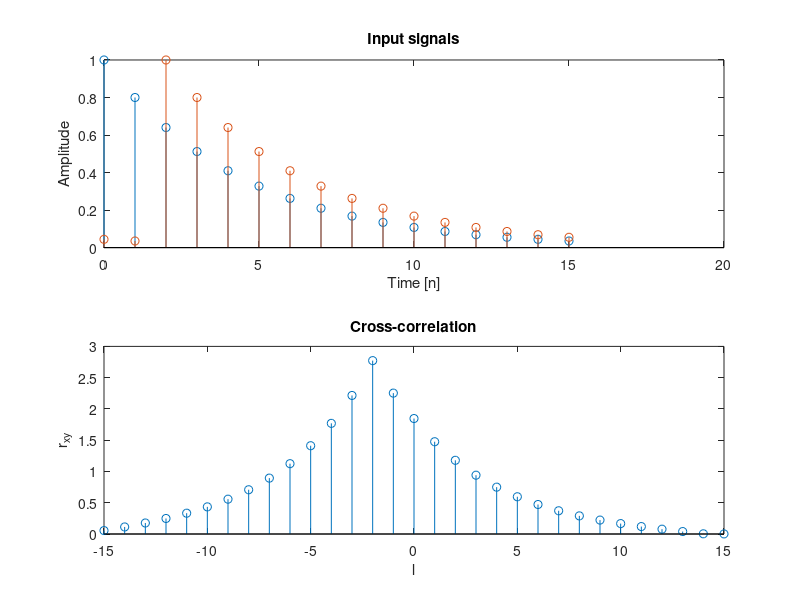

The MATLAB script that drew this image:
% Demonstrating how cross-correlation can be used to find lag:
% % f_s (sampling freq.) = 4kHz
fs = 4000;

% Generating two input signals, y is delayed (shifted by 2)
n = 0:15;
x = 0.8.^n;
y = circshift(x,2);

% Plotting input signals
subplot(2,1,1);
stem(n,x);
hold on;
stem(n,y);
hold off;
title("Input signals")
xlabel("Time [n]")
ylabel("Amplitude")

% Plotting cross-correlation
subplot(2,1,2);
[r_xy, l] = xcorr(x,y);
stem(l, r_xy);
title("Cross-correlation")
xlabel("l")
ylabel("r_{xy}")

% Finding maximum r_xy and corresponding l
max_rxy = max(abs(r_xy));
lag_find = find(r_xy == max_rxy);
l_corr = l(lag_find);
time_shift = 1000*l_corr / fs;
fprintf("Time shift (lag) at fs = %i is %i ms.", fs, abs(time_shift));
